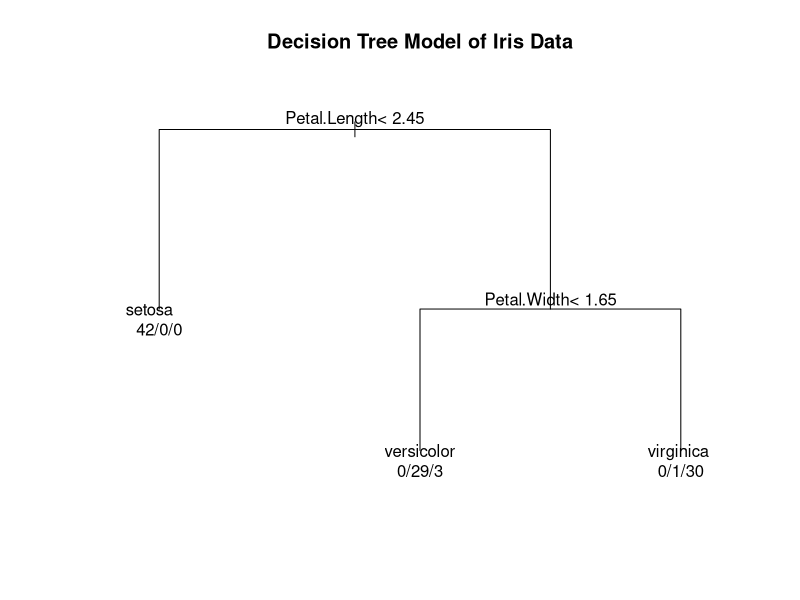

Recreate this plot in R.

###################################################################################

## Objective:  iris species classification with decision tree
## Data source: iris data set (included in R)
## Please install "rpart" package: install.packages("rpart")

###################################################################################

## load the library
library(rpart)

## DATA EXPLORATION
## load the iris data in R
data(iris)
## explore the data set
str(iris)
dim(iris)
summary(iris)
################################################################################
## BUILD MODEL
## randomly choose 70% of the data set as training data
set.seed(777)#Why do you need to set seed?

train.index <- sample(1:nrow(iris), 0.7*nrow(iris))
iris.train <- iris[train.index,]
dim(iris.train)
## select the 30% left as the testing data
iris.test <- iris[-train.index,]
dim(iris.test)

# Default decision tree model
    # Builds a decision tree from the iris dataset to predict
    # species given all other columns as predictors
iris.tree <- rpart(Species~.,data=iris.train)

# Reports the model
print(iris.tree)

## VISUALIZE THE MODEL
## plot the tree structure
plot(iris.tree, margin=c(.1))
title(main = "Decision Tree Model of Iris Data")
text(iris.tree, use.n = TRUE)
## print the tree structure
summary(iris.tree)

## MODEL EVALUATION
## make prediction using decision model
iris.predictions <- predict(iris.tree, iris.test, type = "class")
head(iris.predictions)

## Comparison table
iris.comparison <- iris.test
iris.comparison$Predictions <- iris.predictions
iris.comparison[ , c("Species", "Predictions")]

## View misclassified rows
disagreement.index <- iris.comparison$Species != iris.comparison$Predictions
iris.comparison[disagreement.index,]

## If instead you wanted probabilities.
# iris.predictions <- predict(iris.tree, iris.test, type = "prob")

## Extract the test data species to build the confusion matrix
iris.confusion <- table(iris.predictions, iris.test$Species)
print(iris.confusion)

## calculate accuracy, precision, recall, F1
#Accuracy
iris.accuracy <- sum(diag(iris.confusion)) / sum(iris.confusion)
print(iris.accuracy)

#Precision per class
iris.precision.A <- iris.confusion[1,1] / sum(iris.confusion[,1])
print(iris.precision.A)

iris.precision.B <- iris.confusion[2,2] / sum(iris.confusion[,2])
print(iris.precision.B)

iris.precision.C <- iris.confusion[3,3] / sum(iris.confusion[,3])
print(iris.precision.C)

#Overall precision
overall.precision<-(iris.precision.A+iris.precision.B+iris.precision.C)/3
print(overall.precision)

#Recall per class
iris.recall.A <- iris.confusion[1,1] / sum(iris.confusion[1,])
print(iris.recall.A)

iris.recall.B <- iris.confusion[2,2] / sum(iris.confusion[2,])
print(iris.recall.B)

iris.recall.C <- iris.confusion[3,3] / sum(iris.confusion[3,])
print(iris.recall.C)

#Overall recall
overall.recall<-(iris.recall.A+iris.recall.B+iris.recall.C)/3
print(overall.recall)
  
iris.f1 <- 2 * overall.precision * overall.recall / (overall.precision + overall.recall)
print(iris.f1)



#### Parameter Tuning ####

## Setting control parameters for rpart
## Check ?rpart.control for what the parameters do
tree.params <- rpart.control(minsplit=20, minbucket=7, maxdepth=30, cp=0.01)

## Fit decision model to training set
## Use parameters from above and Gini index for splitting
iris.tree <- rpart(Species ~ ., data = iris.train, 
                       control=tree.params, parms=list(split="gini"))


